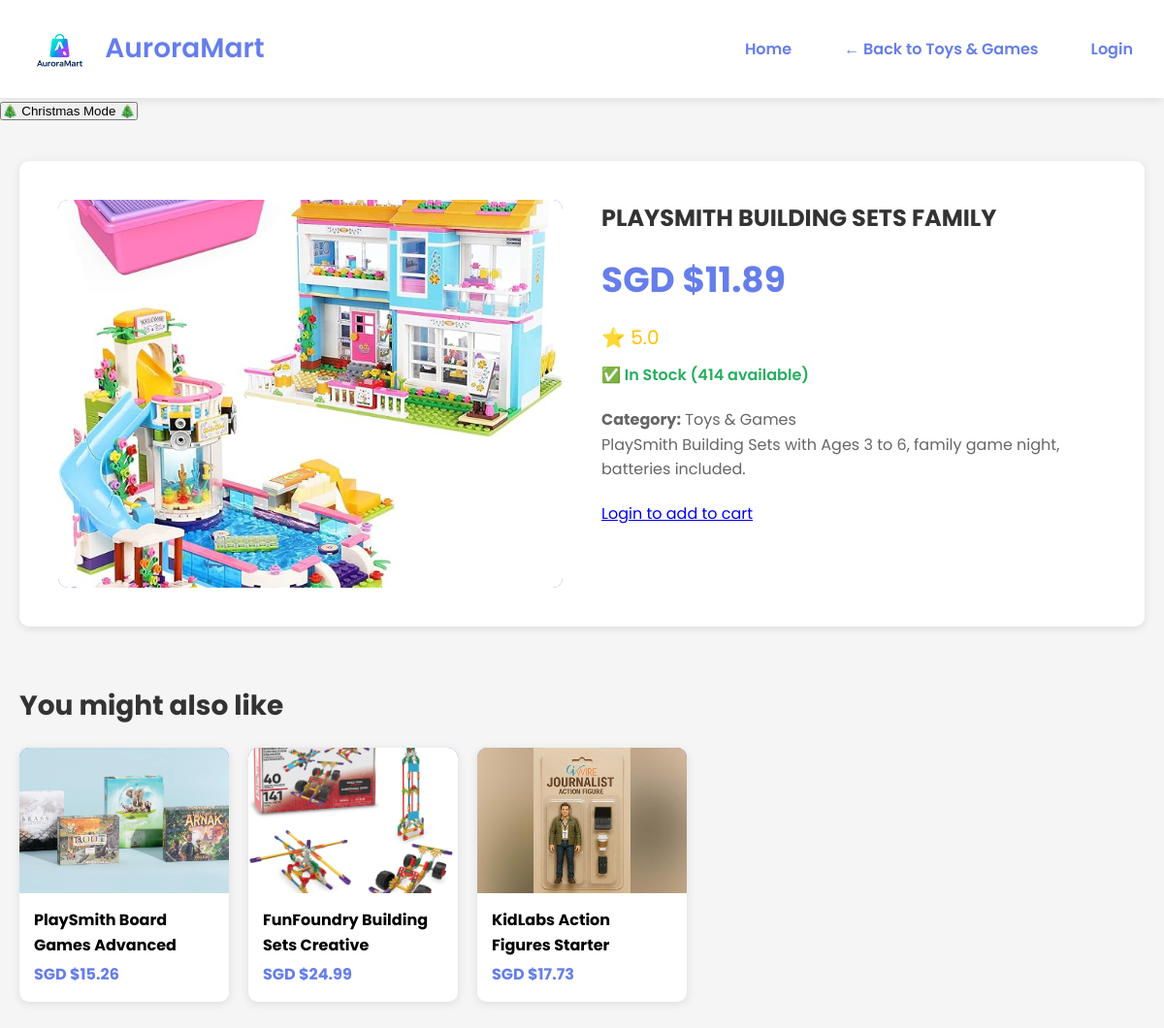
Screenshot of /product/189/ with the database file from the repository.
### storefront/models.py (models this page shows, shortened)
class Product(models.Model):
    name = models.CharField(max_length=255)
    description = models.TextField(blank=True, null=True)
    category = models.CharField(max_length=100)
    price = models.DecimalField(max_digits=10, decimal_places=2)
    stock = models.IntegerField(default=0)
    reorder_threshold = models.IntegerField(default=10)
    rating = models.DecimalField(max_digits=3, decimal_places=1, null=True, blank=True)
    image = models.ImageField(upload_to='products/', blank=True, null=True)
    created_at = models.DateTimeField(auto_now_add=True)
    updated_at = models.DateTimeField(auto_now=True)
    is_on_sale = models.BooleanField(default=False)
    original_price = models.DecimalField(max_digits=10, decimal_places=2, null=True, blank=True)
    discount_percentage = models.IntegerField(null=True, blank=True)
    class Meta:
        ordering = ['-created_at']

### storefront/views.py (the view, shortened to what this page needs)
# urls.py: path('product/<int:product_id>/', views.product_detail, name='product_detail'),
def product_detail(request, product_id):
    storage = messages.get_messages(request)
    storage.used = True
    product = get_object_or_404(Product, id=product_id)
    recommendations = []
    try:
        recommendations = Product.objects.filter(
            category=product.category
        ).exclude(id=product.id).filter(stock__gt=0).exclude(image='')[:3]
    except:
        pass
    cart_count = 0
    is_favorite = False
    context = {
        'product': product,
        'recommendations': recommendations,
        'cart_count': cart_count,
        'is_favorite': is_favorite,
    }
    return render(request, 'storefront/product_detail.html', context)

### source/storefront/templates/storefront/product_detail.html (shortened to what this page needs)
<!DOCTYPE html>
<html lang="en">
<head>
    {% load static %}
</head>
<body>
    <header>
        <nav>
            <div class="logo">
                <a href="{% url 'storefront:index' %}">
                    {% load static %}
                    <img src="{% static 'img/auroramart_logo.png' %}" alt="AuroraMart" style="height: 40px; vertical-align: middle; margin-right: 10px;">
                    AuroraMart
                </a>
            </div>
            <div class="nav-links">
                <a href="{% url 'storefront:index' %}">Home</a>
                <a href="{% url 'storefront:category_products' product.category %}">← Back to {{ product.category }}</a>
                {% if user.is_authenticated %}
                    <a href="{% url 'storefront:favorites' %}">Favorites</a>
                    <a href="{% url 'storefront:cart' %}">Cart</a>
                {% else %}
                    <a href="{% url 'accounts:login' %}">Login</a>
                {% endif %}
            </div>
        </nav>
    </header>
    <button class="theme-toggle-btn" onclick="toggleChristmasTheme()">🎄 Christmas Mode 🎄</button>
    <div class="container" id="mainContainer">
        <div class="product-detail">
            <div class="product-image">
                {% if product.image %}
                    <img src="{{ product.image.url }}" alt="{{ product.name }}" style="width: 100%; height: 100%; object-fit: cover; border-radius: 10px;">
                {% else %}
                    📦
                {% endif %}
            </div>
            <div class="product-info">
                <h1>{{ product.name }}</h1>
                {% if product.is_on_sale %}
                <div class="price-info">
                    <div class="price-original">SGD ${{ product.original_price }}</div>
                    <div class="price-sale">SGD ${{ product.price }}</div>
                    <div class="discount-badge">{{ product.discount_percentage }}% OFF</div>
                </div>
                {% else %}
                <div class="price">SGD ${{ product.price }}</div>
                {% endif %}
                {% if product.rating %}
                <div class="rating">⭐ {{ product.rating }}</div>
                {% endif %}
                <div class="stock {% if product.stock == 0 %}stock-out{% elif product.stock < 10 %}stock-low{% else %}stock-in{% endif %}">
                    {% if product.stock == 0 %}
                        ❌ Out of Stock
                    {% elif product.stock < 10 %}
                        ⚠️ Low Stock ({{ product.stock }} left)
                    {% else %}
                        ✅ In Stock ({{ product.stock }} available)
                    {% endif %}
                </div>
                <div class="description">
                    <strong>Category:</strong> {{ product.category }}<br>
                    {{ product.description }}
                </div>
                {% if user.is_authenticated %}
                <button class="favorite-btn {% if is_favorite %}active{% endif %}" onclick="toggleFavorite()" id="favoriteBtn">
                    <span id="heartIcon">{% if is_favorite %}❤️{% else %}🤍{% endif %}</span>
                    <span id="favoriteText">{% if is_favorite %}Remove from Favorites{% else %}Add to Favorites{% endif %}</span>
                </button>
                {% if product.stock == 0 %}
                <div class="notify-checkbox">
                    <label>
                        <input type="checkbox" id="notifyCheckbox" onclick="updateNotifyStatus()">
                        <span>📧 Notify me when this product is back in stock</span>
                    </label>
                </div>
                {% endif %}
                {% if product.stock > 0 %}
                <div class="add-to-cart">
                    <form method="post" action="{% url 'storefront:add_to_cart' product.id %}">
                        {% csrf_token %}
                        <label for="quantity">Quantity:</label>
                        <input type="number" name="quantity" id="quantity" value="1" min="1" max="{{ product.stock }}" required>
                        <button type="submit">Add to Cart</button>
                    </form>
                </div>
                {% endif %}
                {% else %}
                <p><a href="{% url 'accounts:login' %}">Login to add to cart</a></p>
                {% endif %}
            </div>
        </div>
        {% if recommendations %}
        <div class="recommendations">
            <h2>You might also like</h2>
            <div class="products-grid">
                {% for rec in recommendations %}
                <div class="product-card">
                    <a href="{% url 'storefront:product_detail' rec.id %}">
                            <div class="product-image-small">
                                {% if rec.image %}
                                    <img src="{{ rec.image.url }}" alt="{{ rec.name }}" style="width: 100%; height: 100%; object-fit: cover;">
                                {% else %}
                                    📦
                                {% endif %}
                            </div>
                        <div class="product-info-small">
                            <div class="product-name-small">{{ rec.name }}</div>
                            <div class="product-price-small">SGD ${{ rec.price }}</div>
                        </div>
                    </a>
                </div>
                {% endfor %}
            </div>
        </div>
        {% endif %}
    </div>
</body>
</html>

### source/storefront/templates/storefront/product_detail.html (style rules this page uses)
body { font-family: 'Poppins', sans-serif; font-weight: 400; font-size: 16px; line-height: 1.6; }
* { margin: 0; padding: 0; box-sizing: border-box; }
body { background-color: #f5f5f5; }
header { background: white; color: #667eea; padding: 20px 0; box-shadow: 0 2px 10px rgba(0,0,0,0.1); }
nav { max-width: 1200px; margin: 0 auto; display: flex; justify-content: space-between; align-items: center; padding: 0 20px; }
.logo a, .nav-links a { color: #667eea; text-decoration: none; font-weight: 600; padding: 8px 12px; border-radius: 8px; transition: all 0.3s ease; display: inline-block; }
.nav-links { display: flex; gap: 30px; align-items: center; }
.logo { font-size: 28px; font-weight: 700; }
.container { max-width: 1200px; margin: 0 auto; padding: 40px 20px; }
.product-detail { display: grid; grid-template-columns: 1fr 1fr; gap: 40px; background: white; padding: 40px; border-radius: 10px; box-shadow: 0 2px 10px rgba(0,0,0,0.1); }
.product-image { width: 100%; height: 400px; background: linear-gradient(135deg, #667eea 0%, #764ba2 100%); border-radius: 10px; display: flex; align-items: center; justify-content: center; font-size: 120px; }
.product-info h1 { font-size: 24px; font-weight: 700; color: #333; margin-bottom: 15px; text-transform: uppercase; }
.product-info .price { font-size: 36px; color: #667eea; font-weight: bold; margin: 15px 0; }
.product-info .description { color: #666; line-height: 1.6; margin: 20px 0; }
.product-info .stock { font-weight: 600; margin: 10px 0; font-size: 16px; }
.stock-in { color: #27ae60; }
.product-info .rating { color: #ffc107; font-size: 20px; margin: 10px 0; }
.recommendations { margin-top: 60px; }
.recommendations h2 { font-size: 28px; margin-bottom: 20px; color: #333; }
.products-grid { display: grid; grid-template-columns: repeat(auto-fill, minmax(200px, 1fr)); gap: 20px; }
.product-card { background: white; border-radius: 10px; overflow: hidden; box-shadow: 0 2px 10px rgba(0,0,0,0.1); transition: transform 0.3s; }
.product-card a { text-decoration: none; color: inherit; }
.product-image-small { height: 150px; background: linear-gradient(135deg, #667eea 0%, #764ba2 100%); display: flex; align-items: center; justify-content: center; color: white; font-size: 48px; }
.product-info-small { padding: 15px; }
.product-name-small { font-weight: bold; margin-bottom: 5px; }
.product-price-small { color: #667eea; font-weight: bold; }

### rows the page displays
Product: category "Toys & Games", image (picture), name "PLAYSMITH BUILDING SETS FAMILY", price "11.89", rating "5.0", stock "414", description "PlaySmith Building Sets with Ages 3 to 6, family game night, batteries included."
Product: image (picture), name "PlaySmith Board Games Advanced", price "15.26"
Product: image (picture), name "FunFoundry Building Sets Creative", price "24.99"
Product: image (picture), name "KidLabs Action Figures Starter", price "17.73"
